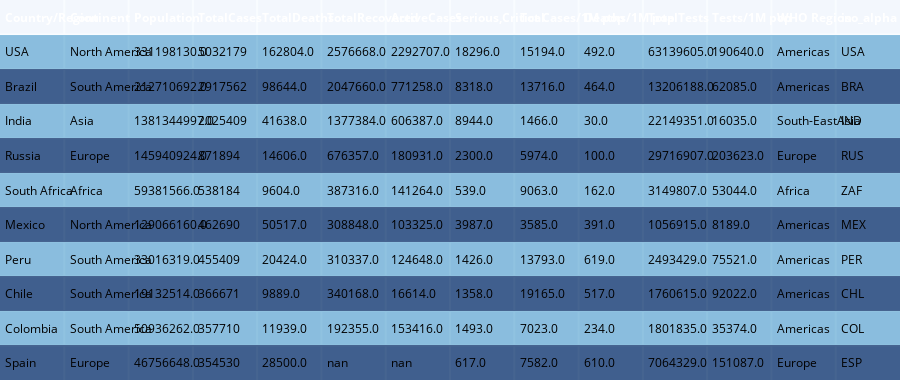

Notebook code for this chart:
### Code cell
# Creating Tables
table = ff.create_table(df1.head(10), colorscale='blues')
py.iplot(table)

### Figure 1 — Plotly figure (JSON) as saved in the notebook; plotly's stock layout.template omitted (floating-point values rounded to 4 significant figures; data arrays with more than 128 entries replaced by an {"elided": "..."} marker saying what was removed)
{"data": [{"colorscale": [[0, "rgb(247,251,255)"], [0.125, "rgb(222,235,247)"], [0.25, "rgb(198,219,239)"], [0.375, "rgb(158,202,225)"], [0.5, "rgb(107,174,214)"], [0.625, "rgb(66,146,198)"], [0.75, "rgb(33,113,181)"], [0.875, "rgb(8,81,156)"], [1, "rgb(8,48,107)"]], "hoverinfo": "none", "opacity": 0.75, "showscale": false, "type": "heatmap", "z": {"elided": "11x14 float values"}}], "layout": {"annotations": [{"align": "left", "font": {"color": "#ffffff"}, "showarrow": false, "text": "<b>Country/Region</b>", "x": -0.45, "xanchor": "left", "xref": "x", "y": 0, "yref": "y"}, {"align": "left", "font": {"color": "#ffffff"}, "showarrow": false, "text": "<b>Continent</b>", "x": 0.55, "xanchor": "left", "xref": "x", "y": 0, "yref": "y"}, {"align": "left", "font": {"color": "#ffffff"}, "showarrow": false, "text": "<b>Population</b>", "x": 1.55, "xanchor": "left", "xref": "x", "y": 0, "yref": "y"}, {"align": "left", "font": {"color": "#ffffff"}, "showarrow": false, "text": "<b>TotalCases</b>", "x": 2.55, "xanchor": "left", "xref": "x", "y": 0, "yref": "y"}, {"align": "left", "font": {"color": "#ffffff"}, "showarrow": false, "text": "<b>TotalDeaths</b>", "x": 3.55, "xanchor": "left", "xref": "x", "y": 0, "yref": "y"}, {"align": "left", "font": {"color": "#ffffff"}, "showarrow": false, "text": "<b>TotalRecovered</b>", "x": 4.55, "xanchor": "left", "xref": "x", "y": 0, "yref": "y"}, {"align": "left", "font": {"color": "#ffffff"}, "showarrow": false, "text": "<b>ActiveCases</b>", "x": 5.55, "xanchor": "left", "xref": "x", "y": 0, "yref": "y"}, {"align": "left", "font": {"color": "#ffffff"}, "showarrow": false, "text": "<b>Serious,Critical</b>", "x": 6.55, "xanchor": "left", "xref": "x", "y": 0, "yref": "y"}, {"align": "left", "font": {"color": "#ffffff"}, "showarrow": false, "text": "<b>Tot Cases/1M pop</b>", "x": 7.55, "xanchor": "left", "xref": "x", "y": 0, "yref": "y"}, {"align": "left", "font": {"color": "#ffffff"}, "showarrow": false, "text": "<b>Deaths/1M pop</b>", "x": 8.55, "xanchor": "left", "xref": "x", "y": 0, "yref": "y"}, {"align": "left", "font": {"color": "#ffffff"}, "showarrow": false, "text": "<b>TotalTests</b>", "x": 9.55, "xanchor": "left", "xref": "x", "y": 0, "yref": "y"}, {"align": "left", "font": {"color": "#ffffff"}, "showarrow": false, "text": "<b>Tests/1M pop</b>", "x": 10.55, "xanchor": "left", "xref": "x", "y": 0, "yref": "y"}, {"align": "left", "font": {"color": "#ffffff"}, "showarrow": false, "text": "<b>WHO Region</b>", "x": 11.55, "xanchor": "left", "xref": "x", "y": 0, "yref": "y"}, {"align": "left", "font": {"color": "#ffffff"}, "showarrow": false, "text": "<b>iso_alpha</b>", "x": 12.55, "xanchor": "left", "xref": "x", "y": 0, "yref": "y"}, {"align": "left", "font": {"color": "#000000"}, "showarrow": false, "text": "USA", "x": -0.45, "xanchor": "left", "xref": "x", "y": 1, "yref": "y"}, {"align": "left", "font": {"color": "#000000"}, "showarrow": false, "text": "North America", "x": 0.55, "xanchor": "left", "xref": "x", "y": 1, "yref": "y"}, {"align": "left", "font": {"color": "#000000"}, "showarrow": false, "text": "331198130.0", "x": 1.55, "xanchor": "left", "xref": "x", "y": 1, "yref": "y"}, {"align": "left", "font": {"color": "#000000"}, "showarrow": false, "text": "5032179", "x": 2.55, "xanchor": "left", "xref": "x", "y": 1, "yref": "y"}, {"align": "left", "font": {"color": "#000000"}, "showarrow": false, "text": "162804.0", "x": 3.55, "xanchor": "left", "xref": "x", "y": 1, "yref": "y"}, {"align": "left", "font": {"color": "#000000"}, "showarrow": false, "text": "2576668.0", "x": 4.55, "xanchor": "left", "xref": "x", "y": 1, "yref": "y"}, {"align": "left", "font": {"color": "#000000"}, "showarrow": false, "text": "2292707.0", "x": 5.55, "xanchor": "left", "xref": "x", "y": 1, "yref": "y"}, {"align": "left", "font": {"color": "#000000"}, "showarrow": false, "text": "18296.0", "x": 6.55, "xanchor": "left", "xref": "x", "y": 1, "yref": "y"}, {"align": "left", "font": {"color": "#000000"}, "showarrow": false, "text": "15194.0", "x": 7.55, "xanchor": "left", "xref": "x", "y": 1, "yref": "y"}, {"align": "left", "font": {"color": "#000000"}, "showarrow": false, "text": "492.0", "x": 8.55, "xanchor": "left", "xref": "x", "y": 1, "yref": "y"}, {"align": "left", "font": {"color": "#000000"}, "showarrow": false, "text": "63139605.0", "x": 9.55, "xanchor": "left", "xref": "x", "y": 1, "yref": "y"}, {"align": "left", "font": {"color": "#000000"}, "showarrow": false, "text": "190640.0", "x": 10.55, "xanchor": "left", "xref": "x", "y": 1, "yref": "y"}, {"align": "left", "font": {"color": "#000000"}, "showarrow": false, "text": "Americas", "x": 11.55, "xanchor": "left", "xref": "x", "y": 1, "yref": "y"}, {"align": "left", "font": {"color": "#000000"}, "showarrow": false, "text": "USA", "x": 12.55, "xanchor": "left", "xref": "x", "y": 1, "yref": "y"}, {"align": "left", "font": {"color": "#000000"}, "showarrow": false, "text": "Brazil", "x": -0.45, "xanchor": "left", "xref": "x", "y": 2, "yref": "y"}, {"align": "left", "font": {"color": "#000000"}, "showarrow": false, "text": "South America", "x": 0.55, "xanchor": "left", "xref": "x", "y": 2, "yref": "y"}, {"align": "left", "font": {"color": "#000000"}, "showarrow": false, "text": "212710692.0", "x": 1.55, "xanchor": "left", "xref": "x", "y": 2, "yref": "y"}, {"align": "left", "font": {"color": "#000000"}, "showarrow": false, "text": "2917562", "x": 2.55, "xanchor": "left", "xref": "x", "y": 2, "yref": "y"}, {"align": "left", "font": {"color": "#000000"}, "showarrow": false, "text": "98644.0", "x": 3.55, "xanchor": "left", "xref": "x", "y": 2, "yref": "y"}, {"align": "left", "font": {"color": "#000000"}, "showarrow": false, "text": "2047660.0", "x": 4.55, "xanchor": "left", "xref": "x", "y": 2, "yref": "y"}, {"align": "left", "font": {"color": "#000000"}, "showarrow": false, "text": "771258.0", "x": 5.55, "xanchor": "left", "xref": "x", "y": 2, "yref": "y"}, {"align": "left", "font": {"color": "#000000"}, "showarrow": false, "text": "8318.0", "x": 6.55, "xanchor": "left", "xref": "x", "y": 2, "yref": "y"}, {"align": "left", "font": {"color": "#000000"}, "showarrow": false, "text": "13716.0", "x": 7.55, "xanchor": "left", "xref": "x", "y": 2, "yref": "y"}, {"align": "left", "font": {"color": "#000000"}, "showarrow": false, "text": "464.0", "x": 8.55, "xanchor": "left", "xref": "x", "y": 2, "yref": "y"}, {"align": "left", "font": {"color": "#000000"}, "showarrow": false, "text": "13206188.0", "x": 9.55, "xanchor": "left", "xref": "x", "y": 2, "yref": "y"}, {"align": "left", "font": {"color": "#000000"}, "showarrow": false, "text": "62085.0", "x": 10.55, "xanchor": "left", "xref": "x", "y": 2, "yref": "y"}, {"align": "left", "font": {"color": "#000000"}, "showarrow": false, "text": "Americas", "x": 11.55, "xanchor": "left", "xref": "x", "y": 2, "yref": "y"}, {"align": "left", "font": {"color": "#000000"}, "showarrow": false, "text": "BRA", "x": 12.55, "xanchor": "left", "xref": "x", "y": 2, "yref": "y"}, {"align": "left", "font": {"color": "#000000"}, "showarrow": false, "text": "India", "x": -0.45, "xanchor": "left", "xref": "x", "y": 3, "yref": "y"}, {"align": "left", "font": {"color": "#000000"}, "showarrow": false, "text": "Asia", "x": 0.55, "xanchor": "left", "xref": "x", "y": 3, "yref": "y"}, {"align": "left", "font": {"color": "#000000"}, "showarrow": false, "text": "1381344997.0", "x": 1.55, "xanchor": "left", "xref": "x", "y": 3, "yref": "y"}, {"align": "left", "font": {"color": "#000000"}, "showarrow": false, "text": "2025409", "x": 2.55, "xanchor": "left", "xref": "x", "y": 3, "yref": "y"}, {"align": "left", "font": {"color": "#000000"}, "showarrow": false, "text": "41638.0", "x": 3.55, "xanchor": "left", "xref": "x", "y": 3, "yref": "y"}, {"align": "left", "font": {"color": "#000000"}, "showarrow": false, "text": "1377384.0", "x": 4.55, "xanchor": "left", "xref": "x", "y": 3, "yref": "y"}, {"align": "left", "font": {"color": "#000000"}, "showarrow": false, "text": "606387.0", "x": 5.55, "xanchor": "left", "xref": "x", "y": 3, "yref": "y"}, {"align": "left", "font": {"color": "#000000"}, "showarrow": false, "text": "8944.0", "x": 6.55, "xanchor": "left", "xref": "x", "y": 3, "yref": "y"}, {"align": "left", "font": {"color": "#000000"}, "showarrow": false, "text": "1466.0", "x": 7.55, "xanchor": "left", "xref": "x", "y": 3, "yref": "y"}, {"align": "left", "font": {"color": "#000000"}, "showarrow": false, "text": "30.0", "x": 8.55, "xanchor": "left", "xref": "x", "y": 3, "yref": "y"}, {"align": "left", "font": {"color": "#000000"}, "showarrow": false, "text": "22149351.0", "x": 9.55, "xanchor": "left", "xref": "x", "y": 3, "yref": "y"}, {"align": "left", "font": {"color": "#000000"}, "showarrow": false, "text": "16035.0", "x": 10.55, "xanchor": "left", "xref": "x", "y": 3, "yref": "y"}, {"align": "left", "font": {"color": "#000000"}, "showarrow": false, "text": "South-EastAsia", "x": 11.55, "xanchor": "left", "xref": "x", "y": 3, "yref": "y"}, {"align": "left", "font": {"color": "#000000"}, "showarrow": false, "text": "IND", "x": 12.55, "xanchor": "left", "xref": "x", "y": 3, "yref": "y"}, {"align": "left", "font": {"color": "#000000"}, "showarrow": false, "text": "Russia", "x": -0.45, "xanchor": "left", "xref": "x", "y": 4, "yref": "y"}, {"align": "left", "font": {"color": "#000000"}, "showarrow": false, "text": "Europe", "x": 0.55, "xanchor": "left", "xref": "x", "y": 4, "yref": "y"}, {"align": "left", "font": {"color": "#000000"}, "showarrow": false, "text": "145940924.0", "x": 1.55, "xanchor": "left", "xref": "x", "y": 4, "yref": "y"}, {"align": "left", "font": {"color": "#000000"}, "showarrow": false, "text": "871894", "x": 2.55, "xanchor": "left", "xref": "x", "y": 4, "yref": "y"}, {"align": "left", "font": {"color": "#000000"}, "showarrow": false, "text": "14606.0", "x": 3.55, "xanchor": "left", "xref": "x", "y": 4, "yref": "y"}, {"align": "left", "font": {"color": "#000000"}, "showarrow": false, "text": "676357.0", "x": 4.55, "xanchor": "left", "xref": "x", "y": 4, "yref": "y"}, {"align": "left", "font": {"color": "#000000"}, "showarrow": false, "text": "180931.0", "x": 5.55, "xanchor": "left", "xref": "x", "y": 4, "yref": "y"}, {"align": "left", "font": {"color": "#000000"}, "showarrow": false, "text": "2300.0", "x": 6.55, "xanchor": "left", "xref": "x", "y": 4, "yref": "y"}, {"align": "left", "font": {"color": "#000000"}, "showarrow": false, "text": "5974.0", "x": 7.55, "xanchor": "left", "xref": "x", "y": 4, "yref": "y"}, {"align": "left", "font": {"color": "#000000"}, "showarrow": false, "text": "100.0", "x": 8.55, "xanchor": "left", "xref": "x", "y": 4, "yref": "y"}, {"align": "left", "font": {"color": "#000000"}, "showarrow": false, "text": "29716907.0", "x": 9.55, "xanchor": "left", "xref": "x", "y": 4, "yref": "y"}, {"align": "left", "font": {"color": "#000000"}, "showarrow": false, "text": "203623.0", "x": 10.55, "xanchor": "left", "xref": "x", "y": 4, "yref": "y"}, {"align": "left", "font": {"color": "#000000"}, "showarrow": false, "text": "Europe", "x": 11.55, "xanchor": "left", "xref": "x", "y": 4, "yref": "y"}, {"align": "left", "font": {"color": "#000000"}, "showarrow": false, "text": "RUS", "x": 12.55, "xanchor": "left", "xref": "x", "y": 4, "yref": "y"}, {"align": "left", "font": {"color": "#000000"}, "showarrow": false, "text": "South Africa", "x": -0.45, "xanchor": "left", "xref": "x", "y": 5, "yref": "y"}, {"align": "left", "font": {"color": "#000000"}, "showarrow": false, "text": "Africa", "x": 0.55, "xanchor": "left", "xref": "x", "y": 5, "yref": "y"}, {"align": "left", "font": {"color": "#000000"}, "showarrow": false, "text": "59381566.0", "x": 1.55, "xanchor": "left", "xref": "x", "y": 5, "yref": "y"}, {"align": "left", "font": {"color": "#000000"}, "showarrow": false, "text": "538184", "x": 2.55, "xanchor": "left", "xref": "x", "y": 5, "yref": "y"}, {"align": "left", "font": {"color": "#000000"}, "showarrow": false, "text": "9604.0", "x": 3.55, "xanchor": "left", "xref": "x", "y": 5, "yref": "y"}, {"align": "left", "font": {"color": "#000000"}, "showarrow": false, "text": "387316.0", "x": 4.55, "xanchor": "left", "xref": "x", "y": 5, "yref": "y"}, {"align": "left", "font": {"color": "#000000"}, "showarrow": false, "text": "141264.0", "x": 5.55, "xanchor": "left", "xref": "x", "y": 5, "yref": "y"}, {"align": "left", "font": {"color": "#000000"}, "showarrow": false, "text": "539.0", "x": 6.55, "xanchor": "left", "xref": "x", "y": 5, "yref": "y"}, {"align": "left", "font": {"color": "#000000"}, "showarrow": false, "text": "9063.0", "x": 7.55, "xanchor": "left", "xref": "x", "y": 5, "yref": "y"}, {"align": "left", "font": {"color": "#000000"}, "showarrow": false, "text": "162.0", "x": 8.55, "xanchor": "left", "xref": "x", "y": 5, "yref": "y"}, {"align": "left", "font": {"color": "#000000"}, "showarrow": false, "text": "3149807.0", "x": 9.55, "xanchor": "left", "xref": "x", "y": 5, "yref": "y"}, {"align": "left", "font": {"color": "#000000"}, "showarrow": false, "text": "53044.0", "x": 10.55, "xanchor": "left", "xref": "x", "y": 5, "yref": "y"}, {"align": "left", "font": {"color": "#000000"}, "showarrow": false, "text": "Africa", "x": 11.55, "xanchor": "left", "xref": "x", "y": 5, "yref": "y"}, {"align": "left", "font": {"color": "#000000"}, "showarrow": false, "text": "ZAF", "x": 12.55, "xanchor": "left", "xref": "x", "y": 5, "yref": "y"}, {"align": "left", "font": {"color": "#000000"}, "showarrow": false, "text": "Mexico", "x": -0.45, "xanchor": "left", "xref": "x", "y": 6, "yref": "y"}, {"align": "left", "font": {"color": "#000000"}, "showarrow": false, "text": "North America", "x": 0.55, "xanchor": "left", "xref": "x", "y": 6, "yref": "y"}, {"align": "left", "font": {"color": "#000000"}, "showarrow": false, "text": "129066160.0", "x": 1.55, "xanchor": "left", "xref": "x", "y": 6, "yref": "y"}, {"align": "left", "font": {"color": "#000000"}, "showarrow": false, "text": "462690", "x": 2.55, "xanchor": "left", "xref": "x", "y": 6, "yref": "y"}, {"align": "left", "font": {"color": "#000000"}, "showarrow": false, "text": "50517.0", "x": 3.55, "xanchor": "left", "xref": "x", "y": 6, "yref": "y"}, {"align": "left", "font": {"color": "#000000"}, "showarrow": false, "text": "308848.0", "x": 4.55, "xanchor": "left", "xref": "x", "y": 6, "yref": "y"}, {"align": "left", "font": {"color": "#000000"}, "showarrow": false, "text": "103325.0", "x": 5.55, "xanchor": "left", "xref": "x", "y": 6, "yref": "y"}, {"align": "left", "font": {"color": "#000000"}, "showarrow": false, "text": "3987.0", "x": 6.55, "xanchor": "left", "xref": "x", "y": 6, "yref": "y"}, {"align": "left", "font": {"color": "#000000"}, "showarrow": false, "text": "3585.0", "x": 7.55, "xanchor": "left", "xref": "x", "y": 6, "yref": "y"}, {"align": "left", "font": {"color": "#000000"}, "showarrow": false, "text": "391.0", "x": 8.55, "xanchor": "left", "xref": "x", "y": 6, "yref": "y"}, {"align": "left", "font": {"color": "#000000"}, "showarrow": false, "text": "1056915.0", "x": 9.55, "xanchor": "left", "xref": "x", "y": 6, "yref": "y"}, {"align": "left", "font": {"color": "#000000"}, "showarrow": false, "text": "8189.0", "x": 10.55, "xanchor": "left", "xref": "x", "y": 6, "yref": "y"}, {"align": "left", "font": {"color": "#000000"}, "showarrow": false, "text": "Americas", "x": 11.55, "xanchor": "left", "xref": "x", "y": 6, "yref": "y"}, {"align": "left", "font": {"color": "#000000"}, "showarrow": false, "text": "MEX", "x": 12.55, "xanchor": "left", "xref": "x", "y": 6, "yref": "y"}, {"align": "left", "font": {"color": "#000000"}, "showarrow": false, "text": "Peru", "x": -0.45, "xanchor": "left", "xref": "x", "y": 7, "yref": "y"}, {"align": "left", "font": {"color": "#000000"}, "showarrow": false, "text": "South America", "x": 0.55, "xanchor": "left", "xref": "x", "y": 7, "yref": "y"}, {"align": "left", "font": {"color": "#000000"}, "showarrow": false, "text": "33016319.0", "x": 1.55, "xanchor": "left", "xref": "x", "y": 7, "yref": "y"}, {"align": "left", "font": {"color": "#000000"}, "showarrow": false, "text": "455409", "x": 2.55, "xanchor": "left", "xref": "x", "y": 7, "yref": "y"}, {"align": "left", "font": {"color": "#000000"}, "showarrow": false, "text": "20424.0", "x": 3.55, "xanchor": "left", "xref": "x", "y": 7, "yref": "y"}, {"align": "left", "font": {"color": "#000000"}, "showarrow": false, "text": "310337.0", "x": 4.55, "xanchor": "left", "xref": "x", "y": 7, "yref": "y"}, {"align": "left", "font": {"color": "#000000"}, "showarrow": false, "text": "124648.0", "x": 5.55, "xanchor": "left", "xref": "x", "y": 7, "yref": "y"}, {"align": "left", "font": {"color": "#000000"}, "showarrow": false, "text": "1426.0", "x": 6.55, "xanchor": "left", "xref": "x", "y": 7, "yref": "y"}, {"align": "left", "font": {"color": "#000000"}, "showarrow": false, "text": "13793.0", "x": 7.55, "xanchor": "left", "xref": "x", "y": 7, "yref": "y"}, {"align": "left", "font": {"color": "#000000"}, "showarrow": false, "text": "619.0", "x": 8.55, "xanchor": "left", "xref": "x", "y": 7, "yref": "y"}, {"align": "left", "font": {"color": "#000000"}, "showarrow": false, "text": "2493429.0", "x": 9.55, "xanchor": "left", "xref": "x", "y": 7, "yref": "y"}, {"align": "left", "font": {"color": "#000000"}, "showarrow": false, "text": "75521.0", "x": 10.55, "xanchor": "left", "xref": "x", "y": 7, "yref": "y"}, {"align": "left", "font": {"color": "#000000"}, "showarrow": false, "text": "Americas", "x": 11.55, "xanchor": "left", "xref": "x", "y": 7, "yref": "y"}, {"align": "left", "font": {"color": "#000000"}, "showarrow": false, "text": "PER", "x": 12.55, "xanchor": "left", "xref": "x", "y": 7, "yref": "y"}, {"align": "left", "font": {"color": "#000000"}, "showarrow": false, "text": "Chile", "x": -0.45, "xanchor": "left", "xref": "x", "y": 8, "yref": "y"}, {"align": "left", "font": {"color": "#000000"}, "showarrow": false, "text": "South America", "x": 0.55, "xanchor": "left", "xref": "x", "y": 8, "yref": "y"}, {"align": "left", "font": {"color": "#000000"}, "showarrow": false, "text": "19132514.0", "x": 1.55, "xanchor": "left", "xref": "x", "y": 8, "yref": "y"}, {"align": "left", "font": {"color": "#000000"}, "showarrow": false, "text": "366671", "x": 2.55, "xanchor": "left", "xref": "x", "y": 8, "yref": "y"}, {"align": "left", "font": {"color": "#000000"}, "showarrow": false, "text": "9889.0", "x": 3.55, "xanchor": "left", "xref": "x", "y": 8, "yref": "y"}, {"align": "left", "font": {"color": "#000000"}, "showarrow": false, "text": "340168.0", "x": 4.55, "xanchor": "left", "xref": "x", "y": 8, "yref": "y"}, {"align": "left", "font": {"color": "#000000"}, "showarrow": false, "text": "16614.0", "x": 5.55, "xanchor": "left", "xref": "x", "y": 8, "yref": "y"}, {"align": "left", "font": {"color": "#000000"}, "showarrow": false, "text": "1358.0", "x": 6.55, "xanchor": "left", "xref": "x", "y": 8, "yref": "y"}, {"align": "left", "font": {"color": "#000000"}, "showarrow": false, "text": "19165.0", "x": 7.55, "xanchor": "left", "xref": "x", "y": 8, "yref": "y"}, {"align": "left", "font": {"color": "#000000"}, "showarrow": false, "text": "517.0", "x": 8.55, "xanchor": "left", "xref": "x", "y": 8, "yref": "y"}, {"align": "left", "font": {"color": "#000000"}, "showarrow": false, "text": "1760615.0", "x": 9.55, "xanchor": "left", "xref": "x", "y": 8, "yref": "y"}, {"align": "left", "font": {"color": "#000000"}, "showarrow": false, "text": "92022.0", "x": 10.55, "xanchor": "left", "xref": "x", "y": 8, "yref": "y"}, {"align": "left", "font": {"color": "#000000"}, "showarrow": false, "text": "Americas", "x": 11.55, "xanchor": "left", "xref": "x", "y": 8, "yref": "y"}, {"align": "left", "font": {"color": "#000000"}, "showarrow": false, "text": "CHL", "x": 12.55, "xanchor": "left", "xref": "x", "y": 8, "yref": "y"}, {"align": "left", "font": {"color": "#000000"}, "showarrow": false, "text": "Colombia", "x": -0.45, "xanchor": "left", "xref": "x", "y": 9, "yref": "y"}, {"align": "left", "font": {"color": "#000000"}, "showarrow": false, "text": "South America", "x": 0.55, "xanchor": "left", "xref": "x", "y": 9, "yref": "y"}, {"align": "left", "font": {"color": "#000000"}, "showarrow": false, "text": "50936262.0", "x": 1.55, "xanchor": "left", "xref": "x", "y": 9, "yref": "y"}, {"align": "left", "font": {"color": "#000000"}, "showarrow": false, "text": "357710", "x": 2.55, "xanchor": "left", "xref": "x", "y": 9, "yref": "y"}, {"align": "left", "font": {"color": "#000000"}, "showarrow": false, "text": "11939.0", "x": 3.55, "xanchor": "left", "xref": "x", "y": 9, "yref": "y"}, {"align": "left", "font": {"color": "#000000"}, "showarrow": false, "text": "192355.0", "x": 4.55, "xanchor": "left", "xref": "x", "y": 9, "yref": "y"}, {"align": "left", "font": {"color": "#000000"}, "showarrow": false, "text": "153416.0", "x": 5.55, "xanchor": "left", "xref": "x", "y": 9, "yref": "y"}, {"align": "left", "font": {"color": "#000000"}, "showarrow": false, "text": "1493.0", "x": 6.55, "xanchor": "left", "xref": "x", "y": 9, "yref": "y"}, {"align": "left", "font": {"color": "#000000"}, "showarrow": false, "text": "7023.0", "x": 7.55, "xanchor": "left", "xref": "x", "y": 9, "yref": "y"}, {"align": "left", "font": {"color": "#000000"}, "showarrow": false, "text": "234.0", "x": 8.55, "xanchor": "left", "xref": "x", "y": 9, "yref": "y"}, {"align": "left", "font": {"color": "#000000"}, "showarrow": false, "text": "1801835.0", "x": 9.55, "xanchor": "left", "xref": "x", "y": 9, "yref": "y"}, {"align": "left", "font": {"color": "#000000"}, "showarrow": false, "text": "35374.0", "x": 10.55, "xanchor": "left", "xref": "x", "y": 9, "yref": "y"}, {"align": "left", "font": {"color": "#000000"}, "showarrow": false, "text": "Americas", "x": 11.55, "xanchor": "left", "xref": "x", "y": 9, "yref": "y"}, {"align": "left", "font": {"color": "#000000"}, "showarrow": false, "text": "COL", "x": 12.55, "xanchor": "left", "xref": "x", "y": 9, "yref": "y"}, {"align": "left", "font": {"color": "#000000"}, "showarrow": false, "text": "Spain", "x": -0.45, "xanchor": "left", "xref": "x", "y": 10, "yref": "y"}, {"align": "left", "font": {"color": "#000000"}, "showarrow": false, "text": "Europe", "x": 0.55, "xanchor": "left", "xref": "x", "y": 10, "yref": "y"}, {"align": "left", "font": {"color": "#000000"}, "showarrow": false, "text": "46756648.0", "x": 1.55, "xanchor": "left", "xref": "x", "y": 10, "yref": "y"}, {"align": "left", "font": {"color": "#000000"}, "showarrow": false, "text": "354530", "x": 2.55, "xanchor": "left", "xref": "x", "y": 10, "yref": "y"}, {"align": "left", "font": {"color": "#000000"}, "showarrow": false, "text": "28500.0", "x": 3.55, "xanchor": "left", "xref": "x", "y": 10, "yref": "y"}, {"align": "left", "font": {"color": "#000000"}, "showarrow": false, "text": "nan", "x": 4.55, "xanchor": "left", "xref": "x", "y": 10, "yref": "y"}, {"align": "left", "font": {"color": "#000000"}, "showarrow": false, "text": "nan", "x": 5.55, "xanchor": "left", "xref": "x", "y": 10, "yref": "y"}, {"align": "left", "font": {"color": "#000000"}, "showarrow": false, "text": "617.0", "x": 6.55, "xanchor": "left", "xref": "x", "y": 10, "yref": "y"}, {"align": "left", "font": {"color": "#000000"}, "showarrow": false, "text": "7582.0", "x": 7.55, "xanchor": "left", "xref": "x", "y": 10, "yref": "y"}, {"align": "left", "font": {"color": "#000000"}, "showarrow": false, "text": "610.0", "x": 8.55, "xanchor": "left", "xref": "x", "y": 10, "yref": "y"}, {"align": "left", "font": {"color": "#000000"}, "showarrow": false, "text": "7064329.0", "x": 9.55, "xanchor": "left", "xref": "x", "y": 10, "yref": "y"}, {"align": "left", "font": {"color": "#000000"}, "showarrow": false, "text": "151087.0", "x": 10.55, "xanchor": "left", "xref": "x", "y": 10, "yref": "y"}, {"align": "left", "font": {"color": "#000000"}, "showarrow": false, "text": "Europe", "x": 11.55, "xanchor": "left", "xref": "x", "y": 10, "yref": "y"}, {"align": "left", "font": {"color": "#000000"}, "showarrow": false, "text": "ESP", "x": 12.55, "xanchor": "left", "xref": "x", "y": 10, "yref": "y"}], "height": 380, "margin": {"b": 0, "l": 0, "r": 0, "t": 0}, "xaxis": {"dtick": 1, "gridwidth": 2, "showticklabels": false, "tick0": -0.5, "ticks": "", "zeroline": false}, "yaxis": {"autorange": "reversed", "dtick": 1, "gridwidth": 2, "showticklabels": false, "tick0": 0.5, "ticks": "", "zeroline": false}}}
